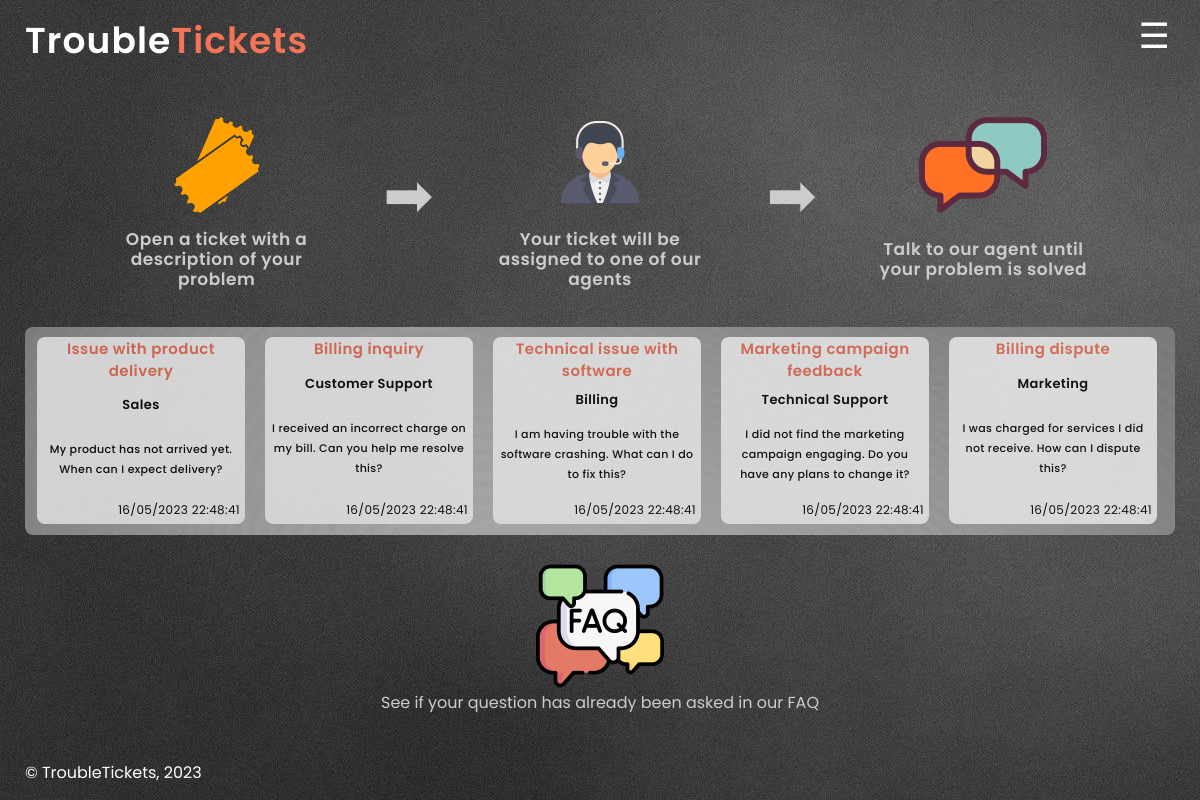
The page /pages/index.php on the database its author committed.
### tables this page shows
CREATE TABLE TICKETS (
ticket_id INTEGER PRIMARY KEY AUTOINCREMENT,
agent_id INTEGER,
client_id INTEGER NOT NULL,
department_id INTEGER NOT NULL,
status VARCHAR(255) CHECK( status IN ('Open','Closed','Not Assigned') ) NOT NULL,
title VARCHAR(255) NOT NULL,
FOREIGN KEY(department_id) REFERENCES DEPARTMENTS(department_id),
FOREIGN KEY(client_id) REFERENCES CLIENTS(client_id),
FOREIGN KEY(agent_id) REFERENCES AGENTS(agent_id)
);

CREATE TABLE DEPARTMENTS (
department_id INTEGER PRIMARY KEY AUTOINCREMENT,
department_name VARCHAR(255) NOT NULL
);

CREATE TABLE MESSAGES (
message_id INTEGER PRIMARY KEY AUTOINCREMENT,
ticket_id INTEGER NOT NULL,
message_content VARCHAR(255) NOT NULL,
date_created TIMESTAMP DEFAULT CURRENT_TIMESTAMP NOT NULL,
client_id INTEGER NOT NULL,
FOREIGN KEY(ticket_id) REFERENCES TICKETS(ticket_id),
FOREIGN KEY(client_id) REFERENCES CLIENTS(client_id)
);

### pages/index.php (called while the page is built, shortened)
<?php declare(strict_types=1);
require_once(__DIR__ . '/../templates/normal.php');
require_once(__DIR__ . '/../templates/main_template.php');
$session = new Session();
output_header($session);
output_main_page($session);
output_footer();
?>

### database/ticket.class.php (called while the page is built, shortened)
<?php
class Ticket
{
    public function __construct(int $id, ?int $agent_id, int $client_id, int $department_id, string $status, string $title)
    {
        $this->id = $id;
        $this->department_id = $department_id;
        $this->title = $title;
    }
    static function getTickets(PDO $db, int $count): array
    {
        $stmt = $db->prepare('SELECT ticket_id, agent_id, client_id, department_id, status, title FROM TICKETS LIMIT ?');
        $stmt->execute(array($count));
        $tickets = array();
        while ($ticket = $stmt->fetch()) {
            $tickets[] = new Ticket(
                $ticket['ticket_id'],
                $ticket['agent_id'] ?? null,
                $ticket['client_id'],
                $ticket['department_id'],
                $ticket['status'],
                $ticket['title']
            );
        }
        return $tickets;
    }
}

### database/department.class.php (called while the page is built, shortened)
<?php
class Department
{
    public function __construct(int $id, string $name)
    {
        $this->name = (string) $name;
    }
    static function getDepartmentById(PDO $db, int $id): ?Department
    {
        $stmt = $db->prepare('SELECT department_id, department_name FROM DEPARTMENTS WHERE department_id = ?');
        $stmt->execute(array($id));
        $department = $stmt->fetch();
        if ($department) {
            return new Department(
                intval($department['department_id']),
                $department['department_name']
            );
        } else {
            return null;
        }
    }
}
?>

### database/messages.class.php (called while the page is built, shortened)
<?php
class Message
{
    public function __construct(int $id, int $ticket_id, int $client_id, string $message, DateTime $date_created)
    {
        $this->ticket_id = $ticket_id;
        $this->message = $message;
        $this->date_created = $date_created;
    }
    static function getMessages(PDO $db, int $count): array
    {
        $stmt = $db->prepare(
            'SELECT message_id, ticket_id, client_id, message_content, date_created FROM MESSAGES LIMIT ?'
        );
        $stmt->execute(array($count));
        $messages = array();
        while ($message = $stmt->fetch()) {
            $messages[] = new Message(
                $message['message_id'],
                $message['ticket_id'],
                $message['client_id'],
                $message['message_content'],
                new DateTime($message['date_created']),
            );
        }
        return $messages;
    }
}
?>

### templates/main_template.php (the view, shortened to what this page needs)
<?php
function output_main_page(Session $session)
{ ?>
    <?php
    require_once(__DIR__ . '/../database/connection.db.php');
    require_once(__DIR__ . '/../database/ticket.class.php');
    require_once(__DIR__ . '/../database/messages.class.php');
    require_once(__DIR__ . '/../database/department.class.php');
    $db = getDataBaseConnection();
    $recentTickets = Ticket::getTickets($db, 10);
    $messages = Message::getMessages($db, 10);
    $message_to_use = new Message(0, 0, 0, '0', new DateTime());
    ?>
    <section id='main-page' class='main-page'>
        <div class='steps'>
            <div class='step'>
                <a href='/pages/newTicket.php'>
                    <img src='/images/ticket.png' alt='ticket image'></a>
                <p>Open a ticket with a description of your problem</p>
            </div>
            <span class='arrow'></span>
            <div class='step'>
                <img src='/images/agent.png' alt='assigned image'>
                <p>Your ticket will be assigned to one of our agents</p>
            </div>
            <span class='arrow'></span>
            <div class='step'>
                <img src='/images/chat.png' alt='chat image'>
                <p>Talk to our agent until your problem is solved</p>
            </div>
        </div>
        <div class='tickets-container'>
            <div class="tickets">
                <?php
                foreach ($recentTickets as $ticket) { ?>
                    <a href="../pages/message.php?id=<?= urlencode(strval($ticket->id)) ?>" class='ticket'>
                        <h4><?php echo $ticket->title
                            ?> </h4>
                        <h5><?php echo Department::getDepartmentById($db, $ticket->department_id)->name; ?></h5>
                        <?php foreach ($messages as $message) {
                            if ($message->ticket_id == $ticket->id) { ?>
                                <p> <?php echo substr($message->message, 0, 200);
                                    $message_to_use = $message; ?></p>
                        <?php break;
                            }
                        } ?>
                        <h6><?php echo  $message_to_use->date_created->format('d/m/Y H:i:s') ?></h6>
                    </a>
                <?php } ?>
            </div>
        </div>
        <article class='faq'>
            <a href='../pages/faq.php'><img src='/images/faq.png' alt='ticket image'></a>
            <a href='../pages/faq.php'>See if your question has already been asked in our FAQ</a>
        </article>
    </section>
<?php
}
?>

### templates/normal.php (shortened to what this page needs)
<?php
function output_header(Session $session)
{ ?>
  <!DOCTYPE html>
  <html lang="en-US">
  <head>
    <link href="../css/style.css" rel="stylesheet">
    <link href="../css/text.css" rel="stylesheet">
    <link href="../css/layout.css" rel="stylesheet">
    <link href="../css/responsive.css" rel="stylesheet">
  </head>
  <body>
    <header>
      <h1><a href="../pages/index.php">Trouble</a><a href="../pages/index.php">Tickets</a></h1>
    </header>
    <label class="sidebar" for="sidebar"></label>
  <?php } ?>
  <?php
  function output_footer()
  { ?>
    <footer>
      <p>&copy; TroubleTickets, 2023</p>
    </footer>
  </body>
  </html>
<?php } ?>

### css/style.css (style rules this page uses)
* { max-width: 100%; max-height: 100%; }
html, body { background-image: url('/images/grey.jpg'); }
header>h1>a:first-child { color: #ffffff; }
header>h1>a:last-of-type { color: #F47458; }
a { text-decoration: none; }
.sidebar::after { content: "\2630"; color: white; font-size: 35px; }
div.tickets { background-image: url('/images/lightgrey.jpg'); background-size: cover; background-repeat: no-repeat; background-position: center center; border-radius: 8px; }
a.ticket { background-color: #FFFFFF; }
div.step { background-size: cover; background-repeat: no-repeat; background-position: center center; border-radius: 8px; }
div.step { width: 30em; }
div.step img, article.faq img { display: flex; height: 8em; width: 8em; margin-left: auto; margin-right: auto; }
article.faq a { margin: auto; color: #cccccc; word-wrap: break-word; text-align: center; width: 75%; }
span.arrow::after { content: "\27A1"; color: #cccccc; }
span.arrow { align-self: center; font-size: 60px; padding: 10px; }
div.step p { margin: auto; color: #cccccc; word-wrap: break-word; text-align: center; width: 75%; }
label { cursor: pointer; }
section { padding-left: 25px; padding-top: 15px; }
div.tickets { border-radius: 8px; background-color: #CFCFCF; opacity: 78%; }
a.ticket { background-color: white; border-radius: 8px; }
a.ticket h4 { margin: 1px; text-align: center; color: #F47458; }
a.ticket p { margin: auto; margin-left: 5px; margin-right: 5px; ; color: black; word-wrap: break-word; text-align: center; }
a.ticket h5 { margin: auto; text-align: center; color: #000000; }
a.ticket h6 { display: flex; margin-right: 5px; margin-bottom: 4px; margin-top: 10px; color: black; word-wrap: break-word; justify-content: end; }
footer { color: white; }
.tickets-container .tickets { overflow: hidden; width: auto; }
.tickets-container { position: relative; margin-right: 25px; margin-left: 25px; }

### css/text.css (style rules this page uses)
* { font-family: 'Poppins', sans-serif; font-style: normal; }
header>h1 { font-weight: 600; font-size: 36px; line-height: 22px; letter-spacing: 0.03em; }
section p { font-weight: 600; font-size: 17px; line-height: 20px; letter-spacing: 0.03em; }
h4 { font-weight: 600; font-size: 18px; line-height: 22px; letter-spacing: 0.03em; }
a.ticket h4 { font-weight: 600; font-size: 15px; line-height: 22px; letter-spacing: 0.03em; }
a.ticket h5 { font-weight: 600; font-size: 13px; line-height: 22px; letter-spacing: 0.03em; }
a.ticket p { font-weight: 500; font-size: 11px; line-height: 20px; letter-spacing: 0.03em; }
a.ticket h6 { font-weight: 400; font-size: 12px; line-height: 20px; letter-spacing: 0.03em; }
footer { font-weight: 400; font-size: 16px; line-height: 22px; }

### css/layout.css (style rules this page uses)
body { display: grid; grid-template-columns: 75% 10% 15%; grid-template-rows: 0.7fr 1fr 1fr 5.5fr 0.8fr; max-width: 120em; min-width: 20em; margin: 0 auto; max-height: 100%; min-height: 100vh; overflow-x: hidden; overflow-y: auto; }
header { display: flex; grid-row: 1/2; }
header>h1 { display: flex; justify-content: left; align-items: end; margin-bottom: 10px; margin-left: 25px; }
input#sidebar:not(:checked)+.sidebar { display: flex; grid-column: 2/-1; grid-row: 1/2; justify-self: end; align-self: end; padding-right: 30px; }
section { display: flex; flex-direction: column; grid-column: 1/-1; grid-row: 2/5; }
section#main-page { padding-left: 0px; }
section#main-page div.steps { display: flex; flex-direction: row; margin-right: auto; margin-left: auto; justify-content: space-between; width: 90%; margin-top: auto; margin-bottom: auto; }
section#main-page div.step { display: flex; flex-direction: column; padding: 10px; }
section#main-page div.tickets-container { margin-top: auto; margin-bottom: auto; margin-left: 25px; }
article.faq { display: flex; flex-direction: column; margin-top: auto; margin-bottom: auto; }
article.faq a { margin-right: auto; margin-left: auto; }
div.tickets { display: flex; min-height: 10em; align-items: center; height: 13em; scroll-behavior: smooth; }
a.ticket { display: flex; flex-direction: column; margin: 8px; margin-left: 12px; width: 13em; height: 90%; flex: 0 0 auto; }
footer { display: inline-flex; width: 100%; grid-row: 5/-1; grid-column: 1/2; justify-self: left; align-self: end; padding-left: 25px; }
footer p { height: 100%; display: flex; justify-content: left; align-items: flex-end; }

### rows shown on the page
tickets: title "Issue with product delivery", department.department_name "Sales", format "16/05/2023 22:48:41"
messages: message_content "My product has not arrived yet. When can I expect delivery?"
tickets: title "Billing inquiry", department.department_name "Customer Support", format "16/05/2023 22:48:41"
messages: message_content "I received an incorrect charge on my bill. Can you help me resolve this?"
tickets: title "Technical issue with software", department.department_name "Billing", format "16/05/2023 22:48:41"
messages: message_content "I am having trouble with the software crashing. What can I do to fix this?"
tickets: title "Marketing campaign feedback", department.department_name "Technical Support", format "16/05/2023 22:48:41"
messages: message_content "I did not find the marketing campaign engaging. Do you have any plans to change it?"
tickets: title "Billing dispute", department.department_name "Marketing", format "16/05/2023 22:48:41"
messages: message_content "I was charged for services I did not receive. How can I dispute this?"
